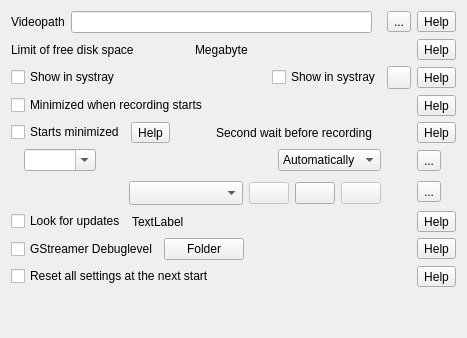
          <widget class="QWidget" name="tabMisc">
           <attribute name="icon">
            <iconset resource="screencast.qrc">
             <normaloff>:/pictures/screencast/preferences-system.png</normaloff>:/pictures/screencast/preferences-system.png</iconset>
           </attribute>
           <attribute name="title">
            <string notr="true"/>
           </attribute>
           <layout class="QVBoxLayout" name="verticalLayout_2">
            <item>
             <layout class="QGridLayout" name="gridLayout_8">
              <item row="1" column="2">
               <widget class="QToolButton" name="help_screencast_limitoffreediskspace">
                <property name="toolTip">
                 <string>Help</string>
                </property>
                <property name="text">
                 <string notr="true">Help</string>
                </property>
               </widget>
              </item>
              <item row="2" column="2">
               <widget class="QToolButton" name="help_screencast_showinsystray">
                <property name="toolTip">
                 <string>Help</string>
                </property>
                <property name="text">
                 <string notr="true">Help</string>
                </property>
               </widget>
              </item>
              <item row="3" column="2">
               <widget class="QToolButton" name="help_screencast_minimizedwhenrecordingstarts">
                <property name="toolTip">
                 <string>Help</string>
                </property>
                <property name="text">
                 <string notr="true">Help</string>
                </property>
               </widget>
              </item>
              <item row="4" column="0">
               <layout class="QHBoxLayout" name="horizontalLayout_31">
                <item>
                 <widget class="QCheckBox" name="checkBoxStartsMinimized">
                  <property name="text">
                   <string>Starts minimized</string>
                  </property>
                 </widget>
                </item>
                <item>
                 <widget class="QToolButton" name="help_screencast_startsminimized">
                  <property name="toolTip">
                   <string>Help</string>
                  </property>
                  <property name="text">
                   <string notr="true">Help</string>
                  </property>
                 </widget>
                </item>
                <item>
                 <layout class="QHBoxLayout" name="horizontalLayout_7">
                  <property name="rightMargin">
                   <number>9</number>
                  </property>
                  <item>
                   <spacer name="horizontalSpacer_48">
                    <property name="orientation">
                     <enum>Qt::Orientation::Horizontal</enum>
                    </property>
                    <property name="sizeHint" stdset="0">
                     <size>
                      <width>40</width>
                      <height>20</height>
                     </size>
                    </property>
                   </spacer>
                  </item>
                  <item>
                   <widget class="QLabel" name="label_18">
                    <property name="text">
                     <string>Second wait before recording</string>
                    </property>
                   </widget>
                  </item>
                 </layout>
                </item>
               </layout>
              </item>
              <item row="5" column="0">
               <layout class="QGridLayout" name="gridLayout_14">
                <property name="bottomMargin">
                 <number>2</number>
                </property>
                <item row="0" column="4">
                 <widget class="QLabel" name="label_20">
                  <property name="maximumSize">
                   <size>
                    <width>24</width>
                    <height>24</height>
                   </size>
                  </property>
                  <property name="text">
                   <string notr="true"/>
                  </property>
                  <property name="pixmap">
                   <pixmap resource="screencast.qrc">:/pictures/screencast/information.png</pixmap>
                  </property>
                  <property name="scaledContents">
                   <bool>true</bool>
                  </property>
                 </widget>
                </item>
                <item row="0" column="3">
                 <spacer name="horizontalSpacer_52">
                  <property name="orientation">
                   <enum>Qt::Orientation::Horizontal</enum>
                  </property>
                  <property name="sizeHint" stdset="0">
                   <size>
                    <width>40</width>
                    <height>20</height>
                   </size>
                  </property>
                 </spacer>
                </item>
                <item row="0" column="5">
                 <widget class="QComboBox" name="comboBoxOnlineHelp">
                  <property name="currentText">
                   <string notr="true">Automatically</string>
                  </property>
                  <property name="sizeAdjustPolicy">
                   <enum>QComboBox::SizeAdjustPolicy::AdjustToContents</enum>
                  </property>
                  <item>
                   <property name="text">
                    <string>Automatically</string>
                   </property>
                  </item>
                 </widget>
                </item>
                <item row="0" column="0">
                 <widget class="QLabel" name="label_66">
                  <property name="maximumSize">
                   <size>
                    <width>28</width>
                    <height>28</height>
                   </size>
                  </property>
                  <property name="text">
                   <string notr="true"/>
                  </property>
                  <property name="pixmap">
                   <pixmap resource="screencast.qrc">:/pictures/screencast/world.png</pixmap>
                  </property>
                  <property name="scaledContents">
                   <bool>true</bool>
                  </property>
                 </widget>
                </item>
                <item row="0" column="1">
                 <widget class="QComboBox" name="comboBoxLanguage">
                  <property name="editable">
                   <bool>true</bool>
                  </property>
                  <property name="currentText">
                   <string notr="true"/>
                  </property>
                  <property name="maxVisibleItems">
                   <number>12</number>
                  </property>
                  <property name="placeholderText">
                   <string notr="true"/>
                  </property>
                 </widget>
                </item>
               </layout>
              </item>
              <item row="0" column="0">
               <layout class="QHBoxLayout" name="horizontalLayout_25">
                <item>
                 <widget class="QFrame" name="frameVideoPath">
                  <property name="frameShape">
                   <enum>QFrame::Shape::NoFrame</enum>
                  </property>
                  <property name="frameShadow">
                   <enum>QFrame::Shadow::Raised</enum>
                  </property>
                  <layout class="QHBoxLayout" name="horizontalLayout_20">
                   <property name="leftMargin">
                    <number>0</number>
                   </property>
                   <property name="topMargin">
                    <number>0</number>
                   </property>
                   <property name="bottomMargin">
                    <number>0</number>
                   </property>
                   <item>
                    <widget class="QLabel" name="LabelVideoPath">
                     <property name="text">
                      <string>Videopath</string>
                     </property>
                    </widget>
                   </item>
                   <item>
                    <widget class="QLineEdit" name="lineEditVideoPath">
                     <property name="text">
                      <string notr="true"/>
                     </property>
                     <property name="readOnly">
                      <bool>true</bool>
                     </property>
                    </widget>
                   </item>
                  </layout>
                 </widget>
                </item>
               </layout>
              </item>
              <item row="7" column="2">
               <widget class="QToolButton" name="help_screencast_lookforupdates">
                <property name="toolTip">
                 <string>Help</string>
                </property>
                <property name="text">
                 <string>Help</string>
                </property>
               </widget>
              </item>
              <item row="1" column="0">
               <layout class="QHBoxLayout" name="horizontalLayout_28">
                <item>
                 <widget class="QFrame" name="frameLimitOfFreeDiskSpace">
                  <property name="frameShape">
                   <enum>QFrame::Shape::NoFrame</enum>
                  </property>
                  <property name="frameShadow">
                   <enum>QFrame::Shadow::Raised</enum>
                  </property>
                  <layout class="QHBoxLayout" name="horizontalLayout_27">
                   <property name="leftMargin">
                    <number>0</number>
                   </property>
                   <property name="topMargin">
                    <number>0</number>
                   </property>
                   <property name="bottomMargin">
                    <number>0</number>
                   </property>
                   <item>
                    <widget class="QLabel" name="label_10">
                     <property name="text">
                      <string>Limit of free disk space</string>
                     </property>
                    </widget>
                   </item>
                   <item>
                    <widget class="QLabel" name="label_11">
                     <property name="text">
                      <string>Megabyte</string>
                     </property>
                    </widget>
                   </item>
                  </layout>
                 </widget>
                </item>
               </layout>
              </item>
              <item row="3" column="0">
               <layout class="QHBoxLayout" name="horizontalLayout_23">
                <item>
                 <widget class="QCheckBox" name="checkBoxMinimizedWhenRecordingStarts">
                  <property name="text">
                   <string>Minimized when recording starts</string>
                  </property>
                 </widget>
                </item>
               </layout>
              </item>
              <item row="2" column="0">
               <layout class="QHBoxLayout" name="horizontalLayout_21">
                <item>
                 <widget class="QFrame" name="frameShowInSystray">
                  <property name="frameShape">
                   <enum>QFrame::Shape::NoFrame</enum>
                  </property>
                  <property name="frameShadow">
                   <enum>QFrame::Shadow::Raised</enum>
                  </property>
                  <layout class="QHBoxLayout" name="horizontalLayout_30">
                   <property name="spacing">
                    <number>0</number>
                   </property>
                   <property name="leftMargin">
                    <number>0</number>
                   </property>
                   <property name="topMargin">
                    <number>0</number>
                   </property>
                   <property name="rightMargin">
                    <number>0</number>
                   </property>
                   <property name="bottomMargin">
                    <number>0</number>
                   </property>
                   <item>
                    <widget class="QCheckBox" name="checkBoxShowInSystray">
                     <property name="text">
                      <string>Show in systray</string>
                     </property>
                    </widget>
                   </item>
                   <item>
                    <spacer name="horizontalSpacer_8">
                     <property name="orientation">
                      <enum>Qt::Orientation::Horizontal</enum>
                     </property>
                     <property name="sizeHint" stdset="0">
                      <size>
                       <width>40</width>
                       <height>20</height>
                      </size>
                     </property>
                    </spacer>
                   </item>
                  </layout>
                 </widget>
                </item>
                <item>
                 <widget class="QFrame" name="frameShowInSystrayAlternative">
                  <property name="frameShape">
                   <enum>QFrame::Shape::NoFrame</enum>
                  </property>
                  <property name="frameShadow">
                   <enum>QFrame::Shadow::Raised</enum>
                  </property>
                  <layout class="QHBoxLayout" name="horizontalLayout_18">
                   <property name="spacing">
                    <number>0</number>
                   </property>
                   <property name="leftMargin">
                    <number>0</number>
                   </property>
                   <property name="topMargin">
                    <number>0</number>
                   </property>
                   <property name="rightMargin">
                    <number>0</number>
                   </property>
                   <property name="bottomMargin">
                    <number>0</number>
                   </property>
                   <item>
                    <widget class="QCheckBox" name="checkBoxShowInSystrayAlternative">
                     <property name="text">
                      <string>Show in systray</string>
                     </property>
                    </widget>
                   </item>
                  </layout>
                 </widget>
                </item>
               </layout>
              </item>
              <item row="9" column="2">
               <widget class="QToolButton" name="help_screencast_deleteallsettings">
                <property name="toolTip">
                 <string>Help</string>
                </property>
                <property name="text">
                 <string notr="true">Help</string>
                </property>
               </widget>
              </item>
              <item row="9" column="0">
               <widget class="QCheckBox" name="checkBoxResetAtNextStart">
                <property name="text">
                 <string>Reset all settings at the next start</string>
                </property>
               </widget>
              </item>
              <item row="5" column="2">
               <widget class="QToolButton" name="help_screencast">
                <property name="text">
                 <string>...</string>
                </property>
               </widget>
              </item>
              <item row="8" column="2">
               <widget class="QToolButton" name="help_screencast_gstreamerDebugLevel">
                <property name="text">
                 <string>Help</string>
                </property>
               </widget>
              </item>
              <item row="0" column="1">
               <widget class="QToolButton" name="toolButtonVideoPath">
                <property name="text">
                 <string notr="true">...</string>
                </property>
               </widget>
              </item>
              <item row="0" column="2">
               <widget class="QToolButton" name="help_screencast_videopath">
                <property name="toolTip">
                 <string>Help</string>
                </property>
                <property name="text">
                 <string notr="true">Help</string>
                </property>
               </widget>
              </item>
              <item row="4" column="2">
               <widget class="QToolButton" name="help_screencast_SecondWaitBeforeRecording">
                <property name="toolTip">
                 <string>Help</string>
                </property>
                <property name="text">
                 <string notr="true">Help</string>
                </property>
               </widget>
              </item>
              <item row="8" column="0">
               <layout class="QHBoxLayout" name="horizontalLayout_36">
                <item>
                 <widget class="QCheckBox" name="checkBoxGstreamerDebugLevel">
                  <property name="text">
                   <string notr="true">GStreamer Debuglevel</string>
                  </property>
                 </widget>
                </item>
                <item>
                 <widget class="QPushButton" name="pushButtonGstreamerDebugLevel">
                  <property name="toolTip">
                   <string>Open folder</string>
                  </property>
                  <property name="text">
                   <string>Folder</string>
                  </property>
                 </widget>
                </item>
                <item>
                 <spacer name="horizontalSpacer_46">
                  <property name="orientation">
                   <enum>Qt::Orientation::Horizontal</enum>
                  </property>
                  <property name="sizeHint" stdset="0">
                   <size>
                    <width>40</width>
                    <height>20</height>
                   </size>
                  </property>
                 </spacer>
                </item>
               </layout>
              </item>
              <item row="6" column="0">
               <layout class="QHBoxLayout" name="horizontalLayout_darkMode">
                <property name="topMargin">
                 <number>2</number>
                </property>
                <item>
                 <widget class="QLabel" name="label_65">
                  <property name="maximumSize">
                   <size>
                    <width>28</width>
                    <height>28</height>
                   </size>
                  </property>
                  <property name="text">
                   <string notr="true"/>
                  </property>
                  <property name="pixmap">
                   <pixmap resource="screencast.qrc">:/pictures/screencast/day.png</pixmap>
                  </property>
                  <property name="scaledContents">
                   <bool>true</bool>
                  </property>
                 </widget>
                </item>
                <item>
                 <widget class="QLabel" name="label_63">
                  <property name="maximumSize">
                   <size>
                    <width>15</width>
                    <height>24</height>
                   </size>
                  </property>
                  <property name="text">
                   <string notr="true"/>
                  </property>
                  <property name="pixmap">
                   <pixmap resource="screencast.qrc">:/pictures/screencast/night.png</pixmap>
                  </property>
                  <property name="scaledContents">
                   <bool>true</bool>
                  </property>
                 </widget>
                </item>
                <item>
                 <spacer name="horizontalSpacer_12">
                  <property name="orientation">
                   <enum>Qt::Orientation::Horizontal</enum>
                  </property>
                  <property name="sizeHint" stdset="0">
                   <size>
                    <width>40</width>
                    <height>20</height>
                   </size>
                  </property>
                 </spacer>
                </item>
                <item>
                 <widget class="QFrame" name="frameProfile">
                  <property name="frameShape">
                   <enum>QFrame::Shape::NoFrame</enum>
                  </property>
                  <property name="frameShadow">
                   <enum>QFrame::Shadow::Raised</enum>
                  </property>
                  <layout class="QHBoxLayout" name="horizontalLayout_13">
                   <property name="leftMargin">
                    <number>0</number>
                   </property>
                   <property name="topMargin">
                    <number>0</number>
                   </property>
                   <property name="rightMargin">
                    <number>0</number>
                   </property>
                   <property name="bottomMargin">
                    <number>0</number>
                   </property>
                   <item>
                    <widget class="QLabel" name="labelProfile">
                     <property name="maximumSize">
                      <size>
                       <width>24</width>
                       <height>24</height>
                      </size>
                     </property>
                     <property name="text">
                      <string notr="true"/>
                     </property>
                     <property name="pixmap">
                      <pixmap resource="screencast.qrc">:/pictures/screencast/profile.png</pixmap>
                     </property>
                     <property name="scaledContents">
                      <bool>true</bool>
                     </property>
                     <property name="wordWrap">
                      <bool>false</bool>
                     </property>
                    </widget>
                   </item>
                   <item>
                    <widget class="QComboBox" name="comboBoxProfile">
                     <property name="minimumSize">
                      <size>
                       <width>114</width>
                       <height>0</height>
                      </size>
                     </property>
                     <property name="currentText">
                      <string notr="true"/>
                     </property>
                     <property name="sizeAdjustPolicy">
                      <enum>QComboBox::SizeAdjustPolicy::AdjustToMinimumContentsLengthWithIcon</enum>
                     </property>
                    </widget>
                   </item>
                   <item>
                    <widget class="QPushButton" name="pushButtonProfileSave">
                     <property name="enabled">
                      <bool>false</bool>
                     </property>
                     <property name="toolTip">
                      <string notr="true">Save</string>
                     </property>
                     <property name="text">
                      <string notr="true"/>
                     </property>
                     <property name="icon">
                      <iconset resource="screencast.qrc">
                       <normaloff>:/pictures/screencast/profile-save.png</normaloff>:/pictures/screencast/profile-save.png</iconset>
                     </property>
                     <property name="iconSize">
                      <size>
                       <width>22</width>
                       <height>22</height>
                      </size>
                     </property>
                    </widget>
                   </item>
                   <item>
                    <widget class="QPushButton" name="pushButtonProfileNew">
                     <property name="toolTip">
                      <string notr="true">New</string>
                     </property>
                     <property name="text">
                      <string notr="true"/>
                     </property>
                     <property name="icon">
                      <iconset resource="screencast.qrc">
                       <normaloff>:/pictures/screencast/profile-new.png</normaloff>:/pictures/screencast/profile-new.png</iconset>
                     </property>
                     <property name="iconSize">
                      <size>
                       <width>22</width>
                       <height>22</height>
                      </size>
                     </property>
                    </widget>
                   </item>
                   <item>
                    <widget class="QPushButton" name="pushButtonProfileDelete">
                     <property name="enabled">
                      <bool>false</bool>
                     </property>
                     <property name="toolTip">
                      <string notr="true">Delete</string>
                     </property>
                     <property name="text">
                      <string notr="true"/>
                     </property>
                     <property name="icon">
                      <iconset resource="screencast.qrc">
                       <normaloff>:/pictures/screencast/profile-delete.png</normaloff>:/pictures/screencast/profile-delete.png</iconset>
                     </property>
                     <property name="iconSize">
                      <size>
                       <width>22</width>
                       <height>22</height>
                      </size>
                     </property>
                    </widget>
                   </item>
                  </layout>
                 </widget>
                </item>
               </layout>
              </item>
              <item row="6" column="2">
               <widget class="QToolButton" name="help_screencast_2">
                <property name="text">
                 <string>...</string>
                </property>
               </widget>
              </item>
              <item row="2" column="1">
               <widget class="QToolButton" name="toolButtonShowInSystrayAlternativeReset">
                <property name="toolTip">
                 <string>Reset</string>
                </property>
                <property name="text">
                 <string notr="true"/>
                </property>
                <property name="icon">
                 <iconset resource="screencast.qrc">
                  <normaloff>:/pictures/screencast/undo.png</normaloff>:/pictures/screencast/undo.png</iconset>
                </property>
               </widget>
              </item>
              <item row="7" column="0">
               <layout class="QHBoxLayout" name="horizontalLayout_17">
                <item>
                 <widget class="QCheckBox" name="checkBoxLookForUpdates">
                  <property name="text">
                   <string>Look for updates</string>
                  </property>
                 </widget>
                </item>
                <item>
                 <widget class="QLabel" name="label_Upate_tab_4">
                  <property name="text">
                   <string notr="true">TextLabel</string>
                  </property>
                  <property name="openExternalLinks">
                   <bool>true</bool>
                  </property>
                 </widget>
                </item>
                <item>
                 <spacer name="horizontalSpacer_3">
                  <property name="orientation">
                   <enum>Qt::Orientation::Horizontal</enum>
                  </property>
                  <property name="sizeHint" stdset="0">
                   <size>
                    <width>40</width>
                    <height>20</height>
                   </size>
                  </property>
                 </spacer>
                </item>
               </layout>
              </item>
             </layout>
            </item>
            <item>
             <spacer name="verticalSpacer">
              <property name="orientation">
               <enum>Qt::Orientation::Vertical</enum>
              </property>
              <property name="sizeHint" stdset="0">
               <size>
                <width>20</width>
                <height>40</height>
               </size>
              </property>
             </spacer>
            </item>
           </layout>
          </widget>
